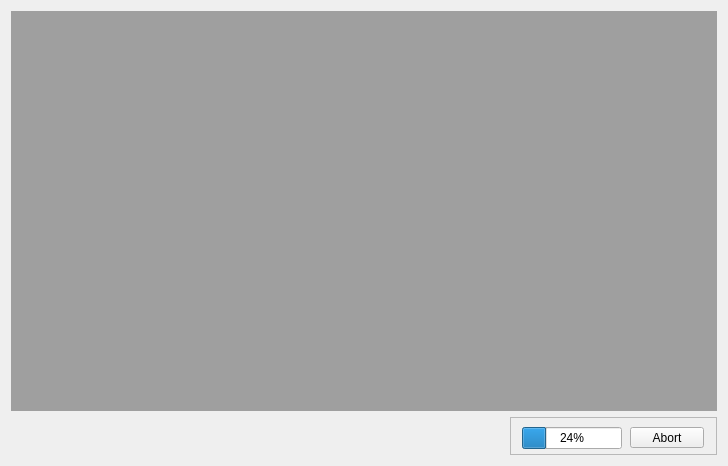
  <widget class="QWidget" name="centralwidget">
   <layout class="QGridLayout" name="gridLayout_4">
    <item row="0" column="0" colspan="2">
     <widget class="QMdiArea" name="mdiArea">
      <property name="minimumSize">
       <size>
        <width>600</width>
        <height>400</height>
       </size>
      </property>
      <property name="verticalScrollBarPolicy">
       <enum>Qt::ScrollBarAsNeeded</enum>
      </property>
      <property name="horizontalScrollBarPolicy">
       <enum>Qt::ScrollBarAsNeeded</enum>
      </property>
      <property name="viewMode">
       <enum>QMdiArea::SubWindowView</enum>
      </property>
      <property name="documentMode">
       <bool>false</bool>
      </property>
     </widget>
    </item>
    <item row="1" column="0">
     <spacer name="horizontalSpacer_5">
      <property name="orientation">
       <enum>Qt::Horizontal</enum>
      </property>
      <property name="sizeHint" stdset="0">
       <size>
        <width>493</width>
        <height>20</height>
       </size>
      </property>
     </spacer>
    </item>
    <item row="1" column="1">
     <widget class="QFrame" name="progressframe">
      <property name="minimumSize">
       <size>
        <width>207</width>
        <height>38</height>
       </size>
      </property>
      <property name="maximumSize">
       <size>
        <width>207</width>
        <height>38</height>
       </size>
      </property>
      <property name="frameShape">
       <enum>QFrame::StyledPanel</enum>
      </property>
      <property name="frameShadow">
       <enum>QFrame::Raised</enum>
      </property>
      <layout class="QGridLayout" name="gridLayout_2">
       <item row="0" column="0">
        <widget class="QProgressBar" name="progressBar">
         <property name="minimumSize">
          <size>
           <width>100</width>
           <height>22</height>
          </size>
         </property>
         <property name="maximumSize">
          <size>
           <width>100</width>
           <height>22</height>
          </size>
         </property>
         <property name="value">
          <number>24</number>
         </property>
        </widget>
       </item>
       <item row="0" column="1">
        <widget class="QPushButton" name="abortButton">
         <property name="minimumSize">
          <size>
           <width>74</width>
           <height>21</height>
          </size>
         </property>
         <property name="maximumSize">
          <size>
           <width>74</width>
           <height>21</height>
          </size>
         </property>
         <property name="text">
          <string>Abort</string>
         </property>
        </widget>
       </item>
      </layout>
     </widget>
    </item>
   </layout>
  </widget>
